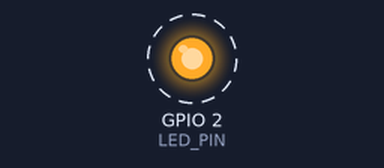
This program was run on a simulated ESP32-S3. Shown: output pins drawn as LEDs (lit = HIGH). Dashed ring = blinking. What the program prints to the serial monitor is not drawn.

Above: at 0.5 s.
Timing chart, 0 to 4.6 s (numbered marks = the images above):
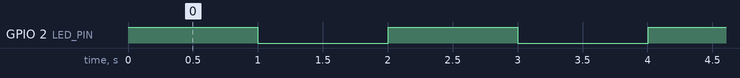

Measured:
- by itself, GPIO 2 (LED_PIN): alternates HIGH for 1.0 s and LOW for 1.0 s

The program:

main.cpp
```cpp
#include <Arduino.h>

// Definir el pin del LED
#define LED_PIN 2  // Cambia este número según tu ESP32

// Declarar el semáforo
SemaphoreHandle_t semaforoEncender;
SemaphoreHandle_t semaforoApagar;

void tareaEncenderLED(void *parameter);
void tareaApagarLED(void *parameter);

void setup() {
    Serial.begin(115200);
    pinMode(LED_PIN, OUTPUT);

    // Crear los semáforos binarios
    semaforoEncender = xSemaphoreCreateBinary();
    semaforoApagar = xSemaphoreCreateBinary();

    if (semaforoEncender != NULL && semaforoApagar != NULL) {
        // Iniciar el proceso encendiendo primero
        xSemaphoreGive(semaforoEncender);

        // Crear las dos tareas
        xTaskCreate(tareaEncenderLED, "EncenderLED", 1000, NULL, 1, NULL);
        xTaskCreate(tareaApagarLED, "ApagarLED", 1000, NULL, 1, NULL);
    }
}

void loop() {
    // No se usa en este ejemplo, ya que FreeRTOS maneja las tareas
}

// Tarea para encender el LED
void tareaEncenderLED(void *parameter) {
    while (1) {
        if (xSemaphoreTake(semaforoEncender, portMAX_DELAY) == pdTRUE) {
            digitalWrite(LED_PIN, HIGH);
            Serial.println("LED ENCENDIDO");
            vTaskDelay(pdMS_TO_TICKS(1000));  // Espera 1 segundo
            xSemaphoreGive(semaforoApagar);  // Libera el semáforo para la otra tarea
        }
    }
}

// Tarea para apagar el LED
void tareaApagarLED(void *parameter) {
    while (1) {
        if (xSemaphoreTake(semaforoApagar, portMAX_DELAY) == pdTRUE) {
            digitalWrite(LED_PIN, LOW);
            Serial.println("LED APAGADO");
            vTaskDelay(pdMS_TO_TICKS(1000));  // Espera 1 segundo
            xSemaphoreGive(semaforoEncender);  // Libera el semáforo para la otra tarea
        }
    }
}
```
